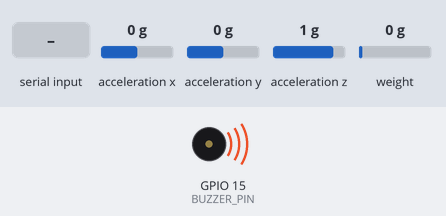
Bench run of a sketch on a simulated ESP32. On the bench: buzzer (waves = sounding, pin HIGH). Wiring (inferred from the names in the program): MPU-6050 motion sensor at I2C address 0x68. The test bench sets the inputs (shaded band); at power-on: acceleration x 0 g, acceleration y 0 g, acceleration z 1 g, weight on the scale 0 g. WiFi joins after 1.5 s; servers stay silent unless stated; uploads are accepted with an empty reply; what the sketch prints to the serial monitor is not drawn.

Above: at 7.7 s.
At 9.1 s:
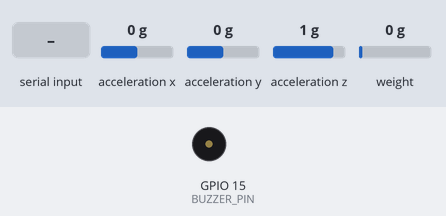
9.2 s: acceleration x set to -1.4 g
11.3 s: "A" received over Serial
At 11.71 s:
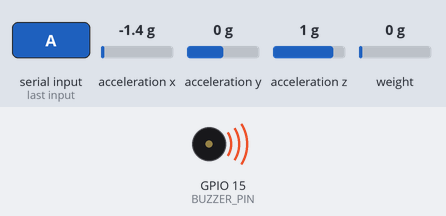
14.3 s: "T" received over Serial
17.0 s: acceleration x set to 0 g
Timing chart, 0 to 19.9 s (numbered marks = the images above; inputs shaded):
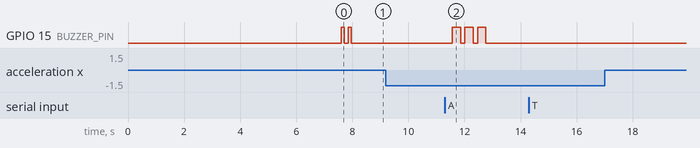

Measured:
- after the input at 9.2 s, every drawn part: stays the same
- after the input at 11.3 s, GPIO 15 (BUZZER_PIN): alternates HIGH for 0.30 s and LOW for 0.15 s, 6 changes in all, then stays LOW, starting after 0.27 s
- after the input at 14.3 s, every drawn part: stays the same
- after the input at 17.0 s, every drawn part: stays the same

The sketch:

esp32_firmware.ino
```cpp
/*
 * AI-Powered Smart Hydration Tracker
 * ESP32-CAM Firmware — Production Code
 *
 * Hardware:
 *   - AI Thinker ESP32-CAM
 *   - MPU-6050 (I2C: SDA=GPIO2, SCL=GPIO14)
 *   - HX711 Load Cell Amplifier (DT=GPIO13, SCK=GPIO12)
 *   - Buzzer (GPIO15)
 * ============================================================
 */

#include <Wire.h>
#include <math.h>
#include <WiFi.h>
#include <HTTPClient.h>
#include "HX711.h"

// ============================================================
// CONFIGURATION — update before flashing
// ============================================================
#define WIFI_SSID        "YOUR_WIFI_SSID"
#define WIFI_PASSWORD    "YOUR_WIFI_PASSWORD"

// Firebase Realtime Database URL
#define FIREBASE_URL     "https://aquatrack-b00f5-default-rtdb.firebaseio.com"
#define FIREBASE_SECRET  "YOUR_DATABASE_SECRET"

// ============================================================
// PIN DEFINITIONS
// ============================================================
#define SDA_PIN          2       // MPU-6050 I2C Data
#define SCL_PIN          14      // MPU-6050 I2C Clock
#define HX711_DT         13      // HX711 Data
#define HX711_SCK        12      // HX711 Clock
#define BUZZER_PIN       15      // Active buzzer / vibration motor

// ============================================================
// SENSOR THRESHOLDS
// ============================================================
const float TILT_DRINK_THRESHOLD  = 35.0;   // degrees — drinking posture
const float TILT_REST_THRESHOLD   = 20.0;   // degrees — bottle at rest
const float MIN_SIP_ML            = 15.0;   // minimum valid sip (ml)
const float MAX_SIP_ML            = 600.0;  // maximum valid sip (ml)
const int   SETTLE_READINGS       = 4;      // consecutive stable readings
const float CALIBRATION_FACTOR    = -1075.0; // HX711 calibration — update after cal

// ============================================================
// MPU-6050
// ============================================================
const int   MPU_ADDR = 0x68;
int16_t     rawAx, rawAy, rawAz;

// ============================================================
// HX711
// ============================================================
HX711 scale;

// Median filter for weight noise rejection
const int  MED_SIZE  = 7;
float      medBuf[MED_SIZE];
int        medIdx    = 0;
bool       medFilled = false;

float getMedianWeight() {
  float sorted[MED_SIZE];
  int   count = medFilled ? MED_SIZE : medIdx;
  for (int i = 0; i < count; i++) sorted[i] = medBuf[i];
  // Insertion sort
  for (int i = 1; i < count; i++) {
    float key = sorted[i];
    int   j   = i - 1;
    while (j >= 0 && sorted[j] > key) {
      sorted[j + 1] = sorted[j]; j--;
    }
    sorted[j + 1] = key;
  }
  return sorted[count / 2];
}

// ============================================================
// STATE MACHINE
// ============================================================
enum DrinkState { IDLE, DRINKING, RETURNING };
DrinkState  currentState  = IDLE;
int         settleCount   = 0;
float       startWeight   = 0.0;
float       currentWeight = 0.0;
float       currentTilt   = 0.0;

// ============================================================
// ALERT TRACKING
// ============================================================
unsigned long lastDrinkTime      = 0;
const long    ALERT_INTERVAL_MS  = 2700000; // 45 minutes
bool          alertSent          = false;

// ============================================================
// WIFI & FIREBASE
// ============================================================
bool wifiConnected = false;

void connectWiFi() {
  Serial.println("Connecting to WiFi...");
  WiFi.begin(WIFI_SSID, WIFI_PASSWORD);
  int attempts = 0;
  while (WiFi.status() != WL_CONNECTED && attempts < 20) {
    delay(500);
    Serial.print(".");
    attempts++;
  }
  if (WiFi.status() == WL_CONNECTED) {
    wifiConnected = true;
    Serial.println("\nWiFi connected: " + WiFi.localIP().toString());
  } else {
    wifiConnected = false;
    Serial.println("\nWiFi failed — running in offline mode");
  }
}

bool pushToFirebase(String path, String jsonPayload) {
  if (!wifiConnected || WiFi.status() != WL_CONNECTED) return false;
  HTTPClient http;
  String url = String(FIREBASE_URL) + path + ".json?auth=" + FIREBASE_SECRET;
  http.begin(url);
  http.addHeader("Content-Type", "application/json");
  int code = http.POST(jsonPayload);
  http.end();
  return (code == 200 || code == 201);
}

bool patchFirebase(String path, String jsonPayload) {
  if (!wifiConnected || WiFi.status() != WL_CONNECTED) return false;
  HTTPClient http;
  String url = String(FIREBASE_URL) + path + ".json?auth=" + FIREBASE_SECRET;
  http.begin(url);
  http.addHeader("Content-Type", "application/json");
  int code = http.PATCH(jsonPayload);
  http.end();
  return (code == 200);
}

// ============================================================
// SENSOR READS
// ============================================================
float readTiltAngle() {
  Wire.beginTransmission(MPU_ADDR);
  Wire.write(0x3B);
  Wire.endTransmission(false);
  Wire.requestFrom(MPU_ADDR, 6, true);

  rawAx = Wire.read() << 8 | Wire.read();
  rawAy = Wire.read() << 8 | Wire.read();
  rawAz = Wire.read() << 8 | Wire.read();

  float gx = rawAx / 16384.0;
  float gy = rawAy / 16384.0;
  float gz = rawAz / 16384.0;

  // True tilt angle from vertical — axis-independent
  return atan2(sqrt(gx * gx + gy * gy), abs(gz)) * 180.0 / PI;
}

float readWeight() {
  if (!scale.is_ready()) return currentWeight;
  float raw = scale.get_units(3);
  if (raw < 0) raw = 0;

  // Add to median filter buffer
  medBuf[medIdx % MED_SIZE] = raw;
  medIdx++;
  if (medIdx >= MED_SIZE) medFilled = true;

  return getMedianWeight();
}

// ============================================================
// ALERT FUNCTIONS
// ============================================================
void buzzAlert(int beeps, int duration_ms) {
  for (int i = 0; i < beeps; i++) {
    digitalWrite(BUZZER_PIN, HIGH);
    delay(duration_ms);
    digitalWrite(BUZZER_PIN, LOW);
    if (i < beeps - 1) delay(150);
  }
}

void sendDehydrationAlert() {
  // 3 short beeps = dehydration warning
  buzzAlert(3, 300);

  // Push alert to Firebase
  String payload = "{\"type\":\"DEHYDRATION_ALERT\","
                   "\"timestamp\":" + String(millis()) + ","
                   "\"mins_since_drink\":" +
                   String((millis() - lastDrinkTime) / 60000.0, 1) + "}";
  pushToFirebase("/users/tasneem/alerts", payload);
}

// ============================================================
// DRINK EVENT LOGGING
// ============================================================
void logDrinkEvent(float sip_ml, float start_w, float end_w, float tilt) {
  // 1 short beep = drink confirmed
  buzzAlert(1, 200);

  Serial.println("DRINK_LOGGED," + String(sip_ml, 1));

  // Push drink record to Firebase
  String drinkPayload =
    "{\"sip_ml\":"      + String(sip_ml, 1)   + ","
    "\"start_weight\":" + String(start_w, 1)  + ","
    "\"end_weight\":"   + String(end_w, 1)    + ","
    "\"tilt_angle\":"   + String(tilt, 1)     + ","
    "\"timestamp\":"    + String(millis())    + "}";
  pushToFirebase("/users/tasneem/drinks", drinkPayload);

  lastDrinkTime = millis();
  alertSent     = false;
}

// ============================================================
// SETUP
// ============================================================
void setup() {
  Serial.begin(115200);
  pinMode(BUZZER_PIN, OUTPUT);
  digitalWrite(BUZZER_PIN, LOW);

  // ── MPU-6050 init ──────────────────────────────────────────
  Wire.begin(SDA_PIN, SCL_PIN);

  Wire.beginTransmission(MPU_ADDR);
  Wire.write(0x6B);
  Wire.write(0x00);  // Wake up — disable sleep mode
  Wire.endTransmission(true);

  // Set accelerometer to ±2G range (best sensitivity)
  Wire.beginTransmission(MPU_ADDR);
  Wire.write(0x1C);
  Wire.write(0x00);
  Wire.endTransmission(true);

  // Set gyroscope to ±250°/s range
  Wire.beginTransmission(MPU_ADDR);
  Wire.write(0x1B);
  Wire.write(0x00);
  Wire.endTransmission(true);

  Serial.println("MPU-6050 initialized");

  // ── HX711 init ─────────────────────────────────────────────
  scale.begin(HX711_DT, HX711_SCK);
  scale.set_scale(CALIBRATION_FACTOR);

  Serial.println("Taring load cell — keep bottle still...");
  delay(2000);
  scale.tare(20);   // Average 20 readings for clean zero
  Serial.println("Load cell tared");

  // Pre-fill median buffer
  for (int i = 0; i < MED_SIZE; i++) {
    float r    = scale.get_units(3);
    medBuf[i]  = (r < 0) ? 0 : r;
  }
  medIdx    = MED_SIZE;
  medFilled = true;

  // ── WiFi & Firebase ────────────────────────────────────────
  connectWiFi();

  // ── Ready ─────────────────────────────────────────────────
  lastDrinkTime = millis();
  buzzAlert(2, 100);  // 2 quick beeps = system ready

  Serial.println("=== AquaTrack Ready ===");
  Serial.println("Weight_g,Tilt_deg,State");
}

// ============================================================
// MAIN LOOP
// ============================================================
void loop() {

  // ── 1. Listen for commands from Python dashboard ───────────
  if (Serial.available() > 0) {
    char cmd = Serial.read();
    if (cmd == 'A') {
      // 'A' = dehydration alert command from Python
      sendDehydrationAlert();
    }
    if (cmd == 'T') {
      // 'T' = re-tare command
      scale.tare(10);
      Serial.println("INFO:TARE_COMPLETE");
    }
  }

  // ── 2. Read sensors ────────────────────────────────────────
  currentTilt   = readTiltAngle();
  currentWeight = readWeight();

  // ── 3. State machine ───────────────────────────────────────
  switch (currentState) {

    case IDLE:
      // Continuously update baseline weight while bottle is resting
      if (currentTilt < TILT_REST_THRESHOLD) {
        startWeight = currentWeight;
      }

      // Transition to DRINKING when tilt threshold exceeded
      if (currentTilt > TILT_DRINK_THRESHOLD) {
        currentState = DRINKING;
        settleCount  = 0;
        Serial.println("EVENT:DRINK_START");
      }

      // Check dehydration alert timer
      if (!alertSent &&
          (millis() - lastDrinkTime) > ALERT_INTERVAL_MS) {
        sendDehydrationAlert();
        alertSent = true;
      }
      break;

    case DRINKING:
      // Wait for bottle to return to rest position
      if (currentTilt < TILT_REST_THRESHOLD) {
        currentState = RETURNING;
        settleCount  = 0;
        Serial.println("EVENT:DRINK_END_DETECTED");
      }
      break;

    case RETURNING:
      // Count consecutive stable flat readings
      if (currentTilt < TILT_REST_THRESHOLD) {
        settleCount++;
      } else {
        // Still moving — reset settle counter
        settleCount = 0;
      }

      if (settleCount >= SETTLE_READINGS) {
        // Bottle has settled — calculate sip volume
        float sipML = startWeight - currentWeight;

        if (sipML > MIN_SIP_ML && sipML < MAX_SIP_ML) {
          logDrinkEvent(sipML, startWeight, currentWeight, currentTilt);
        } else {
          // Too small or too large — likely false detection
          Serial.println("EVENT:FALSE_DETECTION," + String(sipML, 1));
        }

        currentState = IDLE;
        settleCount  = 0;
      }
      break;
  }

  // ── 4. Send data to Python dashboard via Serial ───────────
  // Format: Weight,Tilt,State
  Serial.print(currentWeight, 1);
  Serial.print(",");
  Serial.print(currentTilt, 1);
  Serial.print(",");
  Serial.println(currentState == IDLE      ? "IDLE" :
                 currentState == DRINKING  ? "DRINKING" :
                                             "RETURNING");

  // 10 Hz sampling rate
  delay(100);
}
```
